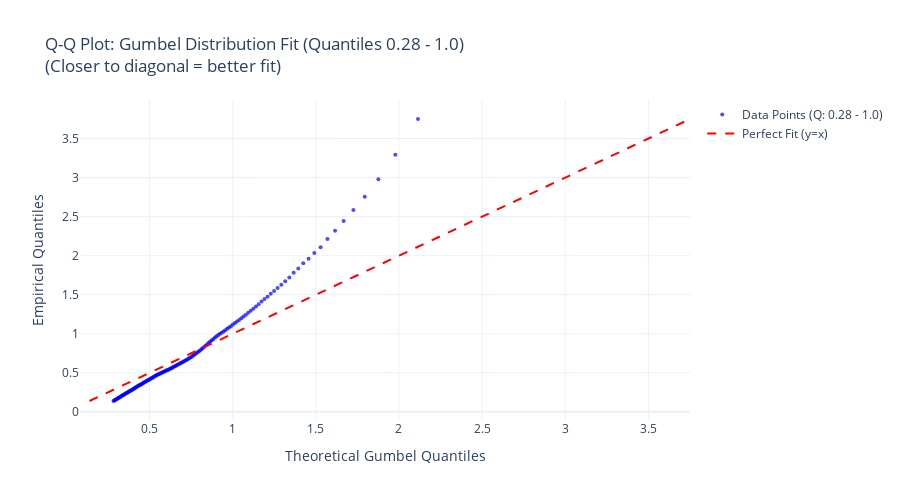

The notebook cell this image was saved under:
### Code cell
# Plot 3: Q-Q plot (Quantile-Quantile) to assess Gumbel fit quality
# Showing quantiles from 0.28 to 1.0 (where Gumbel is a good fit)
fig3 = go.Figure()

# Quantile range: from 0.28 to 0.99
quantile_range = np.linspace(0.4, 0.99, 150)

# Theoretical quantiles from Gumbel distribution
theoretical_quantiles = gumbel_dist.ppf(quantile_range)
# Empirical quantiles from ALL data
empirical_quantiles = np.percentile(all_abs_scores, quantile_range * 100)

# Q-Q plot
fig3.add_trace(go.Scatter(
    x=theoretical_quantiles,
    y=empirical_quantiles,
    mode='markers',
    name=f'Data Points (Q: {quantile_threshold:.2f} - 1.0)',
    marker=dict(size=4, opacity=0.7, color='blue')
))

# Perfect fit line (y=x)
min_val = min(theoretical_quantiles.min(), empirical_quantiles.min())
max_val = max(theoretical_quantiles.max(), empirical_quantiles.max())
fig3.add_trace(go.Scatter(
    x=[min_val, max_val],
    y=[min_val, max_val],
    mode='lines',
    name='Perfect Fit (y=x)',
    line=dict(color='red', width=2, dash='dash')
))

# Add reference line for jump threshold
jump_threshold_quantile = (all_abs_scores < 4).mean()
if jump_threshold_quantile < 0.99:
    jump_theoretical = gumbel_dist.ppf(jump_threshold_quantile)
    fig3.add_vline(x=jump_theoretical, line_dash="dot", line_color="orange", 
                   annotation_text=f"Jump Threshold (Q≈{jump_threshold_quantile:.2f})")

fig3.update_layout(
    title=f"Q-Q Plot: Gumbel Distribution Fit (Quantiles {quantile_threshold:.2f} - 1.0)<br>(Closer to diagonal = better fit)",
    xaxis_title="Theoretical Gumbel Quantiles",
    yaxis_title="Empirical Quantiles",
    template="plotly_white",
    height=500
)
fig3.show()

### Figure 1 — Plotly figure (JSON) as saved in the notebook; plotly's stock layout.template omitted (floating-point values rounded to 4 significant figures; data arrays with more than 128 entries replaced by an {"elided": "..."} marker saying what was removed)
{"data": [{"marker": {"color": "blue", "opacity": 0.7, "size": 4}, "mode": "markers", "name": "Data Points (Q: 0.28 - 1.0)", "type": "scatter", "x": {"elided": "150 float values"}, "y": {"elided": "150 float values"}}, {"line": {"color": "red", "dash": "dash", "width": 2}, "mode": "lines", "name": "Perfect Fit (y=x)", "type": "scatter", "x": [0.1388, 3.75], "y": [0.1388, 3.75]}], "layout": {"height": 500, "title": {"text": "Q-Q Plot: Gumbel Distribution Fit (Quantiles 0.28 - 1.0)<br>(Closer to diagonal = better fit)"}, "xaxis": {"title": {"text": "Theoretical Gumbel Quantiles"}}, "yaxis": {"title": {"text": "Empirical Quantiles"}}}}
